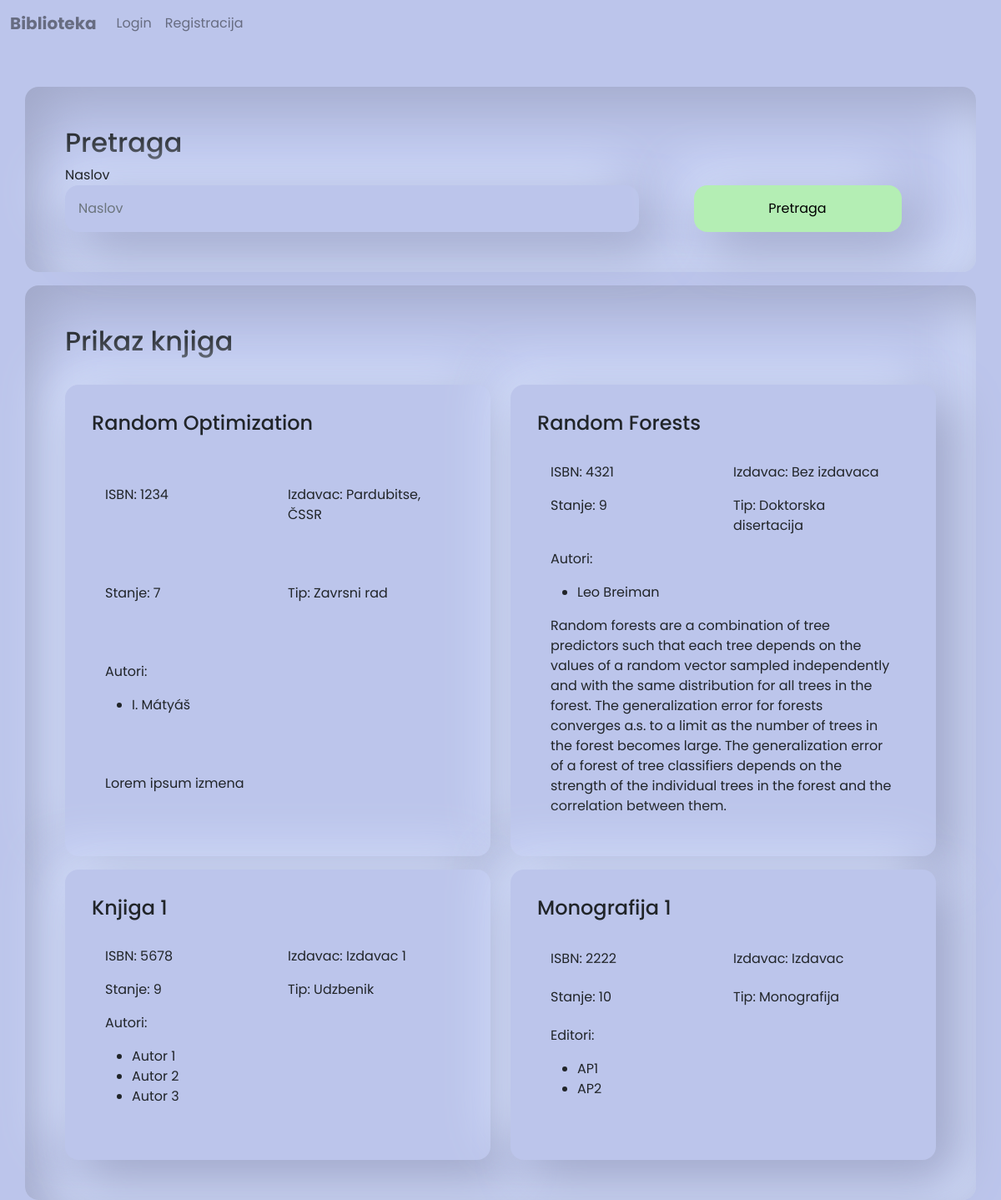
The page /app/views/books.php on the database its author committed.
### tables this page shows
CREATE TABLE `books` (
  `id` int(11) NOT NULL,
  `name` varchar(50) NOT NULL,
  `isbn` varchar(50) DEFAULT NULL,
  `publishing_year` int(11) NOT NULL,
  `publisher` varchar(50) NOT NULL,
  `stock` int(11) NOT NULL,
  `description` text DEFAULT NULL,
  `type_id` int(11) NOT NULL
);

CREATE TABLE `book_types` (
  `id` int(11) NOT NULL,
  `name` varchar(50) DEFAULT NULL
);

CREATE TABLE `book_authors` (
  `id` int(11) NOT NULL,
  `book_id` int(11) NOT NULL,
  `author` varchar(50) NOT NULL,
  `chapter_name` varchar(50) NOT NULL
);

### app/controllers/BookController.php (called while the page is built, shortened)
<?php
class BookController
{
    public static function getBooks()
    {
        $connection = mysqli_connect('localhost', 'root', '', 'biblioteka');
        $query = "SELECT books.id as 'bid',book_types.name as 'tname',books.*, book_details.* FROM books INNER JOIN book_types on book_types.id = books.type_id INNER JOIN book_details ON books.id = book_details.book_id";
        $result = $connection->query($query);
        if ($result->num_rows != 0) {
            $books = array();
            while ($row = $result->fetch_assoc()) {
                $query = "SELECT * FROM book_authors WHERE book_id = {$row['bid']}";
                $authors = $connection->query($query);
                $row['authors'] = $authors->fetch_all(MYSQLI_ASSOC);
                $query = "SELECT * FROM book_mentors WHERE book_id = {$row['bid']}";
                $mentors = $connection->query($query);
                $row['mentors'] = $mentors->fetch_all(MYSQLI_ASSOC);
                $books[] = $row;
            }
            return $books;
        }
    }
}

### app/views/books.php (the view, shortened to what this page needs)
<!DOCTYPE html>
<html lang="en">
<head>
    <?php include './components/scripts.php'; ?>
</head>
<body>
    <?php include './components/header.php'; ?>
    <?php
    include '../controllers/BookController.php';
    $books = BookController::getBooks();
    ?>
    <?php
    $search = isset($_GET['search']) ? $_GET['search'] : '';
    ?>
    <div class="container mt-3">
        <h2>Pretraga</h2>
        <form action="./books.php" method="GET">
            <div class="row">
                <div class="col-md-8">
                    <div class="form-group">
                        <label for="title">Naslov</label>
                        <input type="text" class="form-control" id="title" name="search" placeholder="Naslov"
                            value=<?php echo $search; ?>>
                    </div>
                </div>
                <div class="col-md-4">
                    <button class="btn d-block w-75 mx-auto btn-success">Pretraga</button>
                </div>
            </div>
    </div>
    <div class="container mt-3">
        <h2>Prikaz knjiga</h2>
        <div class="row mt-3">
            <?php foreach ($books as $book) : ?>
            <div class="col-md-6 mt-3">
                <div class="card p-3 h-100  ">
                    <div class="card-title">
                        <h4><?php echo $book['name']; ?></h1>
                    </div>
                    <div class="card-body d-flex flex-column justify-content-around">
                        <div class="row">
                            <div class="col-md-6">
                                <p>ISBN: <?php echo $book['isbn']; ?></p>
                            </div>
                            <div class="col-md-6">
                                <p>Izdavac: <?php echo $book['publisher']; ?></p>
                            </div>
                        </div>
                        <div class="row">
                            <div class="col-md-6">
                                <p>Stanje: <?php echo $book['stock']; ?></p>
                            </div>
                            <div class="col-md-6">
                                <p>Tip: <?php echo $book['tname']; ?></p>
                            </div>
                        </div>
                        <div class="row">
                            <div class="col-md-6">
                                <span><?php if ($book['type_id'] == 4) : ?>Editori:<?php else : ?>
                                    Autori:<?php endif; ?>
                                    <ul>
                                        <?php foreach ($book['authors'] as $author) : ?>
                                        <li> <?php echo $author['author']; ?></li>
                                        <?php endforeach; ?>
                                    </ul>
                            </div>
                        </div>
                        <p class="card-text"><?php echo $book['description']; ?></p>
                    </div>
                </div>
            </div>
            <?php endforeach; ?>
        </div>
    </div>
</body>
</html>

### app/views/style/style.css (style rules this page uses)
* { background-color: #bcc5eb !important; font-family: 'Poppins', sans-serif; }
.card { box-shadow: 20px 20px 60px #a0a7c8, -20px -20px 60px #d8e3ff, inset 20px 20px 60px #a0a7c800, inset -20px -20px 60px #d8e3ff00 !important; border: none !important; transition: 250ms ease-in-out all; padding: 2rem !important; border-radius: 1rem !important; }
.card * { background-color: transparent !important; }
.btn { box-shadow: 20px 20px 60px #a0a7c8, -20px -20px 60px #d8e3ff, inset 20px 20px 60px #a0a7c800, inset -20px -20px 60px #d8e3ff00 !important; border: none !important; transition: 250ms ease-in-out all; color: black !important; border-radius: 1rem; padding: 1rem; }
.container { box-shadow: 20px 20px 60px #a0a7c800, -20px -20px 60px #d8e3ff00, inset 20px 20px 60px #a0a7c8, inset -20px -20px 60px #d8e3ff !important; padding: 3rem; border-radius: 1rem; }
input, textarea, select { background-color: var(--background); box-shadow: 20px 20px 60px #a0a7c8, -20px -20px 60px #d8e3ff, inset 20px 20px 60px #a0a7c800, inset -20px -20px 60px #d8e3ff00 !important; border: none !important; transition: 250ms ease-in-out all; color: black !important; padding: 1rem !important; border-radius: 1rem !important; }
.btn-success { background-color: #b4eeb4 !important; }
.col-md-12, .col-md-6, .row, label, .col-md-2, .col-md-8, span, .form-group, h4, .form-label, form, a, li, ul, h3, .col-md-10, .col-md-4, h1, i, h2, strong, button { background-color: transparent !important; }

### rows shown on the page
books: name "Random Optimization", isbn "1234", publisher "Pardubitse, ČSSR", stock "7", type.name "Zavrsni rad", shows "Autori:", description "Lorem ipsum izmena"
book_authors: author "I. Mátyáš"
books: name "Random Forests", isbn "4321", publisher "Bez izdavaca", stock "9", type.name "Doktorska disertacija", shows "Autori:", description "Random forests are a combination of tree predictors such that each tree depends on the values of a random vector sampled independently and with the same distribution for all trees in the forest. The generalization error for forests converges a.s. to a limit as the number of trees in the forest becomes large. The generalization error of a forest of tree classifiers depends on the strength of the individual trees in the forest and the correlation between them."
book_authors: author "Leo Breiman"
books: name "Knjiga 1", isbn "5678", publisher "Izdavac 1", stock "9", type.name "Udzbenik", shows "Autori:"
book_authors: author "Autor 1"
book_authors: author "Autor 2"
book_authors: author "Autor 3"
books: name "Monografija 1", isbn "2222", publisher "Izdavac", stock "10", type.name "Monografija", shows "Editori:"
book_authors: author "AP1"
book_authors: author "AP2"
